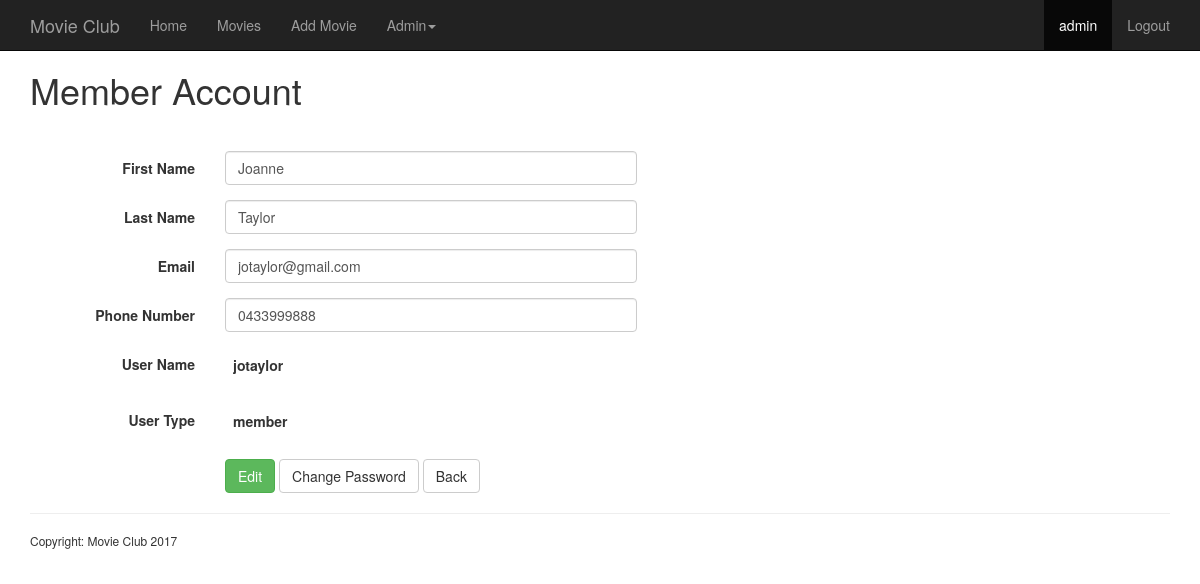
Screenshot of /account.php?id=8 (signed in) with the database file from the repository.
### tables this page shows
CREATE TABLE `members` (
  `MemberID` int(10) UNSIGNED NOT NULL,
  `UserType` enum('member','admin') NOT NULL DEFAULT 'member',
  `FirstName` varchar(50) DEFAULT NULL,
  `LastName` varchar(50) DEFAULT NULL,
  `Email` varchar(50) DEFAULT NULL,
  `Phone` varchar(20) DEFAULT NULL,
  `UserName` varchar(50) DEFAULT NULL,
  `Password` varchar(255) DEFAULT NULL
);

### includes/functions.php (called while the page is built, shortened)
<?php
function get_member($member_id){
  global $connection;
  $query_member = "SELECT *
                   FROM members
                   WHERE MemberID = {$member_id}";
  $result_member = mysqli_query($connection, $query_member);
  return $result_member;
}
?>

### public/account.php (the view, shortened to what this page needs)
<?php
  require_once('../includes/session.php');
  require_once('../includes/functions.php');
  include('../includes/header.php');
  $member_id = $_GET["id"];
  $result_member = "";
  get_member($member_id);
  $member = mysqli_fetch_assoc($result_member);
  $user_name = $member["UserName"];
  $user_type = $member["UserType"];
  $first_name = $member["FirstName"];
  $last_name = $member["LastName"];
  $email = $member["Email"];
  $phone = $member["Phone"];
?>
 <div class="container">
   <div class="main">
     <div class="starter-template">
       <h1>Member Account</h1>
       <form action="<?php htmlspecialchars($_SERVER['PHP_SELF']); ?>" method="post" class="form-horizontal">
        <div class="form-group">
          <div class="form-group">
            <div class="col-sm-2">
            </div>
            <div class="col-sm-5">
            </div>
          </div>
        </div>
        <div class="form-group">
          <label for="first_name" class="col-sm-2 control-label">First Name</label>
          <div class="col-sm-5">
            <input type="texbox" name="first_name" id="first_name" class="form-control" data-validation="required" value="<?php echo htmlspecialchars($first_name); ?>">
          </div>
          <div class="col-sm-5">
          </div>
        </div>
        <div class="form-group">
          <label for="last_name" class="col-sm-2 control-label">Last Name</label>
          <div class="col-sm-5">
            <input type="texbox" name="last_name" id="last_name" class="form-control" data-validation="required" value="<?php echo htmlspecialchars($last_name); ?>">
          </div>
          <div class="col-sm-5">
          </div>
        </div>
        <div class="form-group">
          <label for="email" class="col-sm-2 control-label">Email</label>
          <div class="col-sm-5">
            <input type="email" name="email" id="email" class="form-control" data-validation="required" value="<?php echo htmlspecialchars($email); ?>">
          </div>
          <div class="col-sm-5">
          </div>
        </div>
        <div class="form-group">
          <label for="phone" class="col-sm-2 control-label">Phone Number</label>
          <div class="col-sm-5">
            <input type="texbox" name="phone" id="phone" class="form-control" value="<?php echo htmlspecialchars($phone); ?>">
          </div>
          <div class="col-sm-5">
          </div>
        </div>
        <div class="form-group">
        <label for="user_name" class="col-sm-2 control-label">User Name</label>
          <div class="col-sm-5">
            <?php echo "<label style='padding:8px'>" . $user_name . "</label>"; ?>
          </div>
          <div class="col-sm-5">
          </div>
        </div>
        <div class="form-group">
          <label for="user_type" class="col-sm-2 control-label">User Type</label>
          <div class="col-sm-5">
            <?php echo "<label style='padding:8px'>" . $user_type . "</label>"; ?>
          </div>
          <div class="col-sm-5">
          </div>
        </div>
        <div class="form-group">
          <div class="col-sm-offset-2 col-sm-10">
            <input type="submit" name="submit" value="Edit" class="btn btn-success" />
            <a type="button" href="password.php" class="btn btn-default">Change Password</a>
            <?php
              if ($_SESSION["user_type"] == "admin"){
                echo "<a type='button' href='manage_members.php' class='btn btn-default'>Back</a>";
              }
            ?>
          </div>
        </div>
      </form>
     </div>
   </div>
<?php
  include('../includes/footer.php');
?>

### public/css/site.css (style rules this page uses)
.main { margin-top: 70px; }
.form-control { width: 90%; }

### rows the page displays
members: first_name "Joanne", last_name "Taylor", email "jotaylor@gmail.com", phone "0433999888", UserName "jotaylor", UserType "member"

### other values shown
$user_name "admin"
